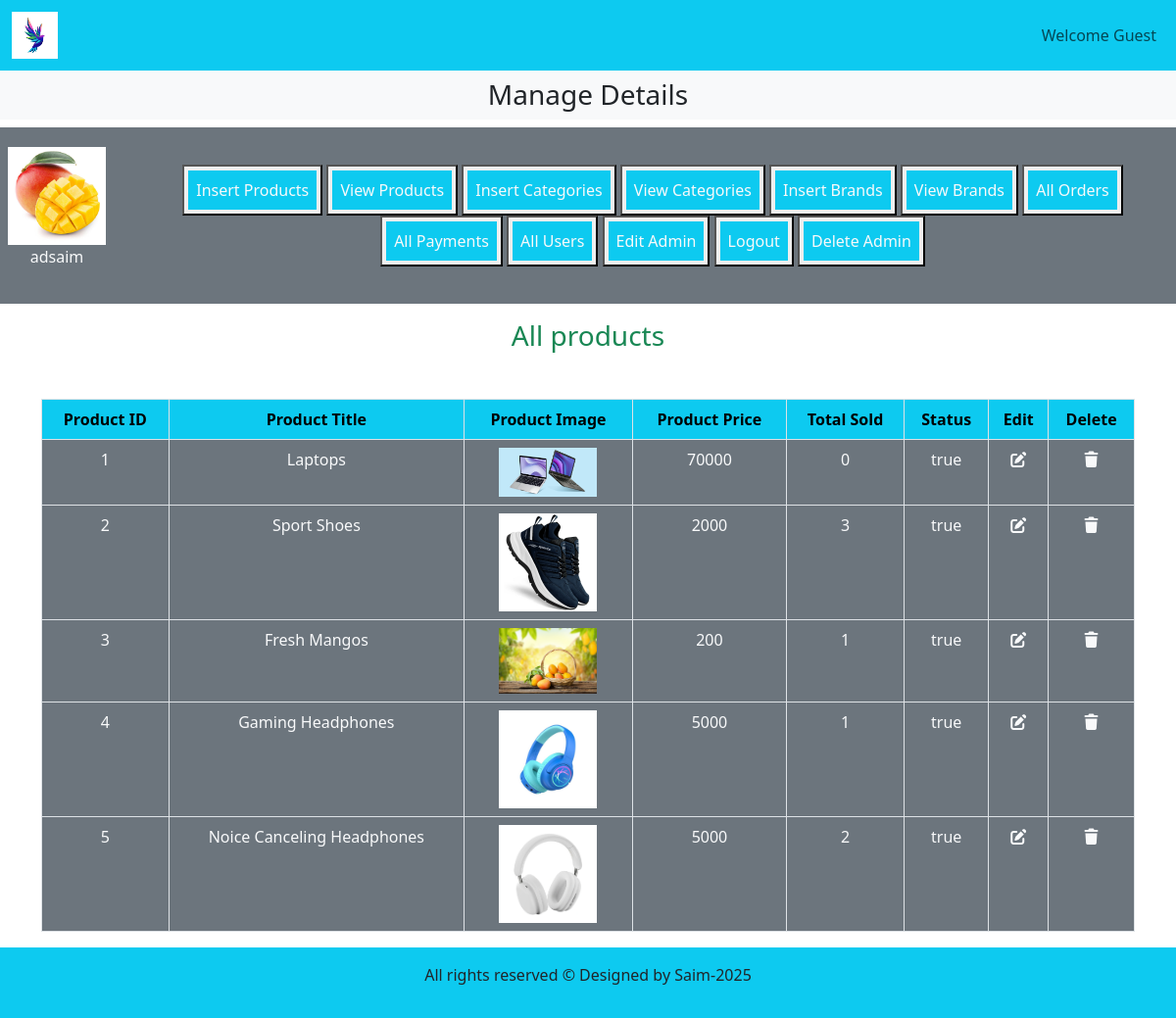
Screenshot of /admin_area/index.php?view_products (signed in) with the database file from the repository.
### tables this page shows
CREATE TABLE `products` (
  `product_id` int(11) NOT NULL,
  `product_title` varchar(100) NOT NULL,
  `product_description` varchar(255) NOT NULL,
  `product_keywords` varchar(255) NOT NULL,
  `category_id` int(11) NOT NULL,
  `brand_id` int(11) NOT NULL,
  `product_image1` varchar(255) NOT NULL,
  `product_image2` varchar(255) NOT NULL,
  `product_image3` varchar(255) NOT NULL,
  `product_price` varchar(100) NOT NULL,
  `product_date` timestamp NOT NULL DEFAULT current_timestamp() ON UPDATE current_timestamp(),
  `product_status` varchar(100) NOT NULL
);

### admin_area/view_products.php (the view)
<h3 class="text-center text-success">All products</h3>
<table class="table table-bordered mt-5 text-center">
    <thead class="table_head">
        <tr>
            <th>Product ID</th>
            <th>Product Title</th>
            <th>Product Image</th>
            <th>Product Price</th>
            <th>Total Sold</th>
            <th>Status</th>
            <th>Edit</th>
            <th>Delete</th>
        </tr>
    </thead>
    <tbody class="table_body">
        <?php
            $get_products="SELECT * FROM `products`";
            $result=mysqli_query($con, $get_products);
            $number=0;
            while($row=mysqli_fetch_assoc($result)) {
                $product_id=$row['product_id'];
                $product_title=$row['product_title'];
                $product_image1=$row['product_image1'];
                $product_price=$row['product_price'];
                $product_status=$row['product_status'];
                $number++;
                ?>
                <tr>
                    <td><?=$number;?></td>
                    <td><?=$product_title;?></td>
                    <td><img src='./product_images/<?=$product_image1;?>' class='product_img'/></td>
                    <td><?=$product_price;?></td>
                    <td>
                        <?php
                            $get_count="SELECT * FROM `orders_pending` WHERE product_id=$product_id";
                            $result_count=mysqli_query($con, $get_count);
                            $rows_count=mysqli_num_rows($result_count);
                            echo $rows_count;
                        ?>
                    </td>
                    <td><?=$product_status;?></td>
                    <td><a href='index.php?edit_products=<?=$product_id;?>' class='text-light'><i class='fa-solid fa-pen-to-square'></i></a></td>
                    <td><a href='index.php?delete_products=<?=$product_id;?>' class='text-light'><i class='fa-solid fa-trash'></i></a></td>
                </tr>
                <?php
            }
        ?>
    </tbody>
</table>

### admin_area/index.php (shortened to what this page needs)
<!DOCTYPE html>
<html lang="en">
<head>
    <link href="https://cdn.jsdelivr.net/npm/bootstrap@5.3.7/dist/css/bootstrap.min.css" rel="stylesheet">
    <link rel="stylesheet" href="https://cdnjs.cloudflare.com/ajax/libs/font-awesome/7.0.0/css/all.min.css" />
    <link rel = "stylesheet" href = "../style.css">
</head>
<body>
    <div class="container-fluid p-0">
        <nav class="navbar navbar-expand-lg navbar-light bg-info">
            <div class="container-fluid">
                <img src="../images/logo.png" alt="" class="logo">
                <nav class="navbar navbar-expand-lg">
                    <ul class="navbar-nav">
                        <li class="nav-item">
                            <a href="#" class="nav-link">Welcome Guest</a>
                        </li>
                    </ul>
                </nav>
            </div>
        </nav>
        <div class="bg-light">
            <h3 class="text-center p-2">Manage Details</h3>
        </div>
        <div class="row">
            <div class="col-md-12 bg-secondary p-1 d-flex align-items-center">
                <div class="p-3">
                    <a href="#"><img src="../images/mango.jpg" alt="Admin Profile" class="admin_image"></a>
                    <p class="text-light text-center"><?= htmlspecialchars($_SESSION['username']) ?></p>
                </div>
                <div class="button text-center">
                    <button><a href="insert_product.php" class="nav-link text-light bg-info m-1 p-2">Insert Products</a></button>
                    <button><a href="index.php?view_products" class="nav-link text-light bg-info m-1 p-2">View Products</a></button>
                    <button><a href="index.php?insert_categories" class="nav-link text-light bg-info m-1 p-2">Insert Categories</a></button>
                    <button><a href="index.php?view_categories" class="nav-link text-light bg-info m-1 p-2">View Categories</a></button>
                    <button><a href="index.php?insert_brands" class="nav-link text-light bg-info m-1 p-2">Insert Brands</a></button>
                    <button><a href="index.php?view_brands" class="nav-link text-light bg-info m-1 p-2">View Brands</a></button>
                    <button><a href="index.php?all_orders" class="nav-link text-light bg-info m-1 p-2">All Orders</a></button>
                    <button><a href="index.php?all_payments" class="nav-link text-light bg-info m-1 p-2">All Payments</a></button>
                    <button><a href="index.php?all_users" class="nav-link text-light bg-info m-1 p-2">All Users</a></button>
                    <button><a href="index.php?edit_admin" class="nav-link text-light bg-info m-1 p-2">Edit Admin</a></button>
                    <button><a href="index.php?admin_logout" class="nav-link text-light bg-info m-1 p-2">Logout</a></button>
                    <button><a href="index.php?delete_admin" class="nav-link text-light bg-info m-1 p-2">Delete Admin</a></button>
                </div>
            </div>
        </div>
        <div class="container my-3">
            <?php
                $allowed_pages = [
                    'view_products', 'edit_products', 'delete_products',
                    'insert_categories', 'view_categories', 'edit_category', 'delete_category',
                    'insert_brands', 'view_brands', 'edit_brand', 'delete_brand',
                    'all_orders', 'delete_order', 'all_payments', 'delete_payment',
                    'all_users', 'delete_user', 'edit_admin', 'admin_logout', 'delete_admin'
                ];
                foreach ($allowed_pages as $page) {
                    if (isset($_GET[$page])) {
                        include("$page.php");
                        break;
                    }
                }
            ?>
        </div>
        <?php
            include("../includes/footer.php")
        ?>
    </div>
</body>
</html>

### style.css (style rules this page uses)
* { padding: 0; margin: 0; box-sizing: border-box; }
.logo { width:4%; height:2%; }
.admin_image { width: 100px; object-fit: contain; }

### admin_area/index.php (style rules this page uses)
* { padding: 0; margin: 0; box-sizing: border-box; }
body { overflow-x: hidden; }
.logo { width:4%; height:2%; }
.table_head th { background-color: var(--bs-info); }
.table_body td { background-color: var(--bs-secondary); color: var(--bs-light); }
.product_img { width: 100px; object-fit: contain; }

### rows the page displays
products: product_title "Laptops", product_image1 (picture), product_price "70000", rows_count "0", product_status "true"
products: product_title "Sport Shoes", product_image1 (picture), product_price "2000", rows_count "3", product_status "true"
products: product_title "Fresh Mangos", product_image1 (picture), product_price "200", rows_count "1", product_status "true"
products: product_title "Gaming Headphones", product_image1 (picture), product_price "5000", rows_count "1", product_status "true"
products: product_title "Noice Canceling Headphones", product_image1 (picture), product_price "5000", rows_count "2", product_status "true"

### other values shown
$_SESSION['username'] "adsaim"
